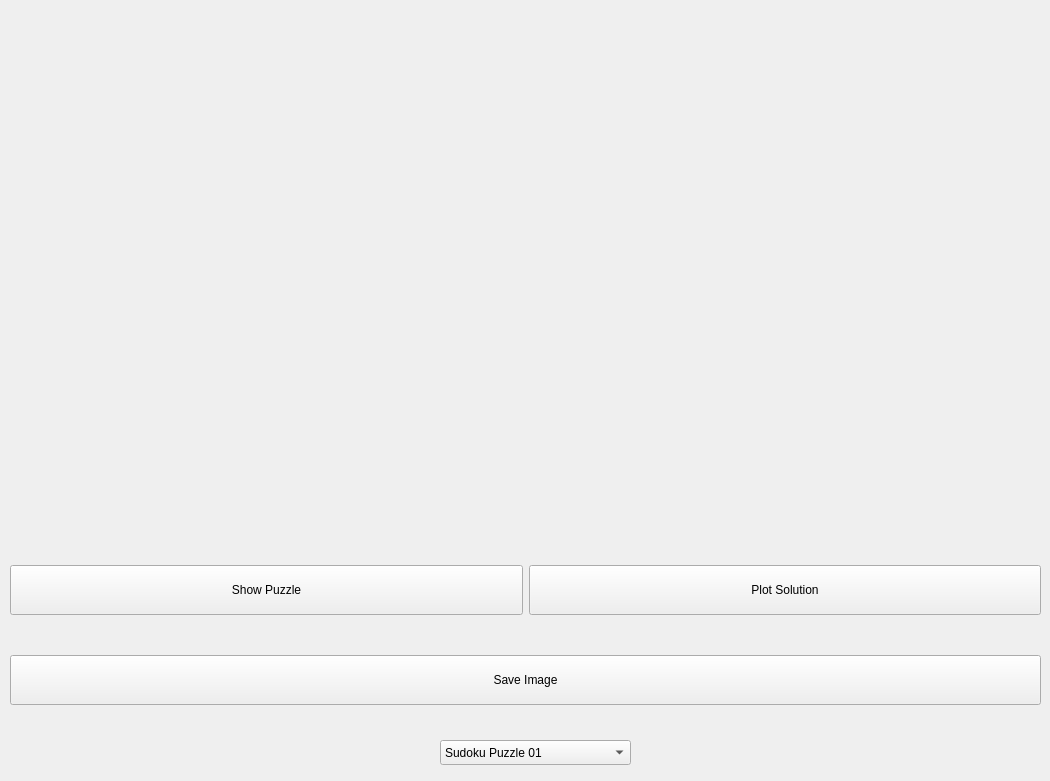
<?xml version="1.0" encoding="UTF-8"?>
<ui version="4.0">
 <class>Widget</class>
 <widget class="QWidget" name="Widget">
  <property name="geometry">
   <rect>
    <x>0</x>
    <y>0</y>
    <width>1050</width>
    <height>781</height>
   </rect>
  </property>
  <property name="windowTitle">
   <string>Widget</string>
  </property>
  <widget class="QWidget" name="horizontalLayoutWidget">
   <property name="geometry">
    <rect>
     <x>10</x>
     <y>550</y>
     <width>1031</width>
     <height>81</height>
    </rect>
   </property>
   <layout class="QHBoxLayout" name="horizontalLayout">
    <item>
     <widget class="QPushButton" name="btn_showImage">
      <property name="minimumSize">
       <size>
        <width>200</width>
        <height>50</height>
       </size>
      </property>
      <property name="text">
       <string>Show Puzzle</string>
      </property>
     </widget>
    </item>
    <item>
     <widget class="QPushButton" name="btn_solution">
      <property name="minimumSize">
       <size>
        <width>200</width>
        <height>50</height>
       </size>
      </property>
      <property name="text">
       <string>Plot Solution</string>
      </property>
     </widget>
    </item>
   </layout>
  </widget>
  <widget class="QWidget" name="horizontalLayoutWidget_2">
   <property name="geometry">
    <rect>
     <x>9</x>
     <y>9</y>
     <width>1031</width>
     <height>514</height>
    </rect>
   </property>
   <layout class="QHBoxLayout" name="horizontalLayout_2">
    <item>
     <widget class="QLabel" name="lbl_origImg">
      <property name="minimumSize">
       <size>
        <width>481</width>
        <height>512</height>
       </size>
      </property>
      <property name="text">
       <string/>
      </property>
     </widget>
    </item>
    <item>
     <widget class="QLabel" name="lbl_solvImg">
      <property name="minimumSize">
       <size>
        <width>481</width>
        <height>512</height>
       </size>
      </property>
      <property name="text">
       <string/>
      </property>
     </widget>
    </item>
   </layout>
  </widget>
  <widget class="QWidget" name="horizontalLayoutWidget_3">
   <property name="geometry">
    <rect>
     <x>10</x>
     <y>640</y>
     <width>1031</width>
     <height>80</height>
    </rect>
   </property>
   <layout class="QHBoxLayout" name="horizontalLayout_3">
    <item>
     <widget class="QPushButton" name="btn_save">
      <property name="minimumSize">
       <size>
        <width>100</width>
        <height>50</height>
       </size>
      </property>
      <property name="text">
       <string>Save Image</string>
      </property>
     </widget>
    </item>
   </layout>
  </widget>
  <widget class="QComboBox" name="comboBox">
   <property name="geometry">
    <rect>
     <x>440</x>
     <y>740</y>
     <width>191</width>
     <height>25</height>
    </rect>
   </property>
   <item>
    <property name="text">
     <string>Sudoku Puzzle 01</string>
    </property>
   </item>
   <item>
    <property name="text">
     <string>Sudoku Puzzle 02</string>
    </property>
   </item>
   <item>
    <property name="text">
     <string>Sudoku Puzzle 03</string>
    </property>
   </item>
   <item>
    <property name="text">
     <string>Worlds Hardest Sudoku</string>
    </property>
   </item>
  </widget>
 </widget>
 <resources/>
 <connections/>
</ui>
